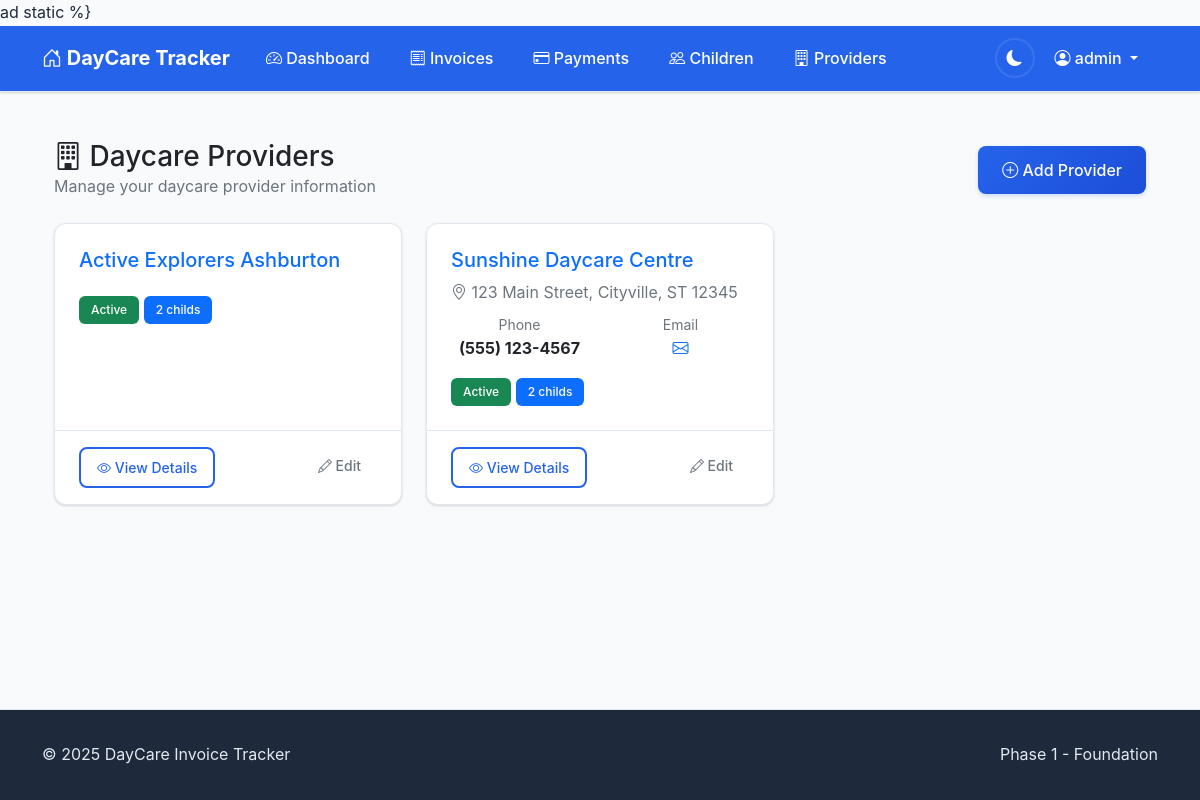
The page /providers/ (signed in) on the database its author committed.
### accounts/models.py (models this page shows, shortened)
class CustomUser(AbstractUser):
    email = models.EmailField(unique=True)
    phone_number = models.CharField(max_length=15, blank=True)
    notification_preferences = models.JSONField(
        default=dict,
        help_text="User preferences for email/SMS notifications"
    )
    created_at = models.DateTimeField(auto_now_add=True)
    updated_at = models.DateTimeField(auto_now=True)

### invoices/models.py (models this page shows, shortened)
class DaycareProvider(models.Model):
    name = models.CharField(max_length=200)
    address = models.TextField(blank=True)
    phone = models.CharField(max_length=20, blank=True)
    email = models.EmailField(blank=True)
    license_number = models.CharField(max_length=50, blank=True)
    gst_number = models.CharField(max_length=20, blank=True)
    bank_details = models.TextField(blank=True)
    email_addresses = models.JSONField(
        default=default_list,
        blank=True,
        help_text="Known email addresses for automatic invoice detection"
    )
    email_subject_patterns = models.JSONField(
        default=default_list,
        blank=True,
        help_text="Email subject patterns to identify invoices"
    )
    is_active = models.BooleanField(default=True)
    created_at = models.DateTimeField(auto_now_add=True)
    updated_at = models.DateTimeField(auto_now=True)
    class Meta:
        ordering = ['name']

### invoices/views.py (the view)
# urls.py: path('providers/', views.ProviderListView.as_view(), name='provider_list'),
class ProviderListView(LoginRequiredMixin, ListView):
    model = DaycareProvider
    template_name = 'invoices/provider_list.html'
    context_object_name = 'providers'
    def get_queryset(self):
        return DaycareProvider.objects.filter(
            children__user=self.request.user
        ).distinct().order_by('name')

### templates/invoices/provider_list.html (shortened to what this page needs)
{% extends 'base.html' %}
{% load static %}
{% block content %}
<div class="container-fluid py-4">
    <div class="row">
        <div class="col-12">
            <div class="d-flex justify-content-between align-items-center mb-4">
                <div>
                    <h2 class="h3 mb-0">
                        <i class="bi bi-building"></i>
                        Daycare Providers
                    </h2>
                    <p class="text-muted mb-0">
                        Manage your daycare provider information
                    </p>
                </div>
                <div>
                    <a href="/admin/invoices/daycareprovider/add/" class="btn btn-primary">
                        <i class="bi bi-plus-circle"></i>
                        Add Provider
                    </a>
                </div>
            </div>
            {% if providers %}
            <div class="row">
                {% for provider in providers %}
                <div class="col-md-6 col-lg-4 mb-4">
                    <div class="card h-100">
                        <div class="card-body">
                            <h5 class="card-title">
                                <a href="{% url 'invoices:provider_detail' provider.pk %}" class="text-decoration-none">
                                    {{ provider.name }}
                                </a>
                            </h5>
                            {% if provider.address %}
                            <p class="card-text text-muted mb-2">
                                <i class="bi bi-geo-alt"></i>
                                {{ provider.address|truncatechars:50 }}
                            </p>
                            {% endif %}
                            <div class="row text-center">
                                {% if provider.phone %}
                                <div class="col-6">
                                    <small class="text-muted d-block">Phone</small>
                                    <strong>{{ provider.phone }}</strong>
                                </div>
                                {% endif %}
                                {% if provider.email %}
                                <div class="col-6">
                                    <small class="text-muted d-block">Email</small>
                                    <a href="mailto:{{ provider.email }}" class="text-decoration-none">
                                        <i class="bi bi-envelope"></i>
                                    </a>
                                </div>
                                {% endif %}
                            </div>
                            <div class="mt-3">
                                <span class="badge bg-{{ provider.is_active|yesno:'success,secondary' }}">
                                    {{ provider.is_active|yesno:'Active,Inactive' }}
                                </span>
                                {% with children_count=provider.children.count %}
                                <span class="badge bg-primary">
                                    {{ children_count }} child{{ children_count|pluralize }}
                                </span>
                                {% endwith %}
                            </div>
                        </div>
                        <div class="card-footer bg-transparent">
                            <div class="d-flex justify-content-between">
                                <a href="{% url 'invoices:provider_detail' provider.pk %}" class="btn btn-outline-primary btn-sm">
                                    <i class="bi bi-eye"></i>
                                    View Details
                                </a>
                                <a href="/admin/invoices/daycareprovider/{{ provider.pk }}/change/" class="btn btn-outline-secondary btn-sm">
                                    <i class="bi bi-pencil"></i>
                                    Edit
                                </a>
                            </div>
                        </div>
                    </div>
                </div>
                {% endfor %}
            </div>
            {% endif %}
        </div>
    </div>
</div>
{% endblock %}

### templates/base.html (shortened to what this page needs)
<!DOCTYPE html>
<html lang="en">
<head>
    <link href="https://cdn.jsdelivr.net/npm/bootstrap@5.1.3/dist/css/bootstrap.min.css" rel="stylesheet">
    <link rel="stylesheet" href="https://cdn.jsdelivr.net/npm/bootstrap-icons@1.7.2/font/bootstrap-icons.css">
    {% load static %}
    <link href="{% static 'css/main.css' %}" rel="stylesheet">
</head>
<body class="d-flex flex-column min-vh-100">
    <nav class="navbar navbar-expand-lg navbar-dark bg-primary">
        <div class="container">
            <a class="navbar-brand" href="{% url 'invoices:dashboard' %}">
                <i class="bi bi-house-door"></i>
                DayCare Tracker
            </a>
            <div class="collapse navbar-collapse" id="navbarNav">
                {% if user.is_authenticated %}
                <ul class="navbar-nav me-auto">
                    <li class="nav-item">
                        <a class="nav-link" href="{% url 'invoices:dashboard' %}">
                            <i class="bi bi-speedometer2"></i>
                            Dashboard
                        </a>
                    </li>
                    <li class="nav-item">
                        <a class="nav-link" href="{% url 'invoices:invoice_list' %}">
                            <i class="bi bi-receipt"></i>
                            Invoices
                        </a>
                    </li>
                    <li class="nav-item">
                        <a class="nav-link" href="{% url 'invoices:payment_list' %}">
                            <i class="bi bi-credit-card"></i>
                            Payments
                        </a>
                    </li>
                    <li class="nav-item">
                        <a class="nav-link" href="{% url 'invoices:child_list' %}">
                            <i class="bi bi-people"></i>
                            Children
                        </a>
                    </li>
                    <li class="nav-item">
                        <a class="nav-link" href="{% url 'invoices:provider_list' %}">
                            <i class="bi bi-building"></i>
                            Providers
                        </a>
                    </li>
                </ul>
                <ul class="navbar-nav">
                    <li class="nav-item d-flex align-items-center">
                        <button class="theme-toggle" id="themeToggle" aria-label="Toggle dark mode" title="Toggle theme">
                            <i class="bi bi-sun-fill" id="themeIcon"></i>
                        </button>
                    </li>
                    <li class="nav-item dropdown">
                        <a class="nav-link dropdown-toggle" href="#" id="navbarDropdown" role="button" data-bs-toggle="dropdown">
                            <i class="bi bi-person-circle"></i>
                            {{ user.username }}
                        </a>
                    </li>
                </ul>
                {% endif %}
            </div>
        </div>
    </nav>
    <main class="flex-grow-1">
        <div class="container mt-4">
            {% block content %}{% endblock %}
        </div>
    </main>
    <footer class="footer mt-auto">
        <div class="container">
            <div class="row">
                <div class="col-md-6">
                    <p class="mb-0">&copy; 2025 DayCare Invoice Tracker</p>
                </div>
                <div class="col-md-6 text-end">
                    <p class="mb-0">Phase 1 - Foundation</p>
                </div>
            </div>
        </div>
    </footer>
</body>
</html>

### static/css/main.css (style rules this page uses)
:root { --bs-primary: #2563eb; --bs-secondary: #64748b; --bs-success: #10b981; --bs-warning: #f59e0b; --bs-danger: #ef4444; --bs-info: #06b6d4; --bg-primary: #ffffff; --bg-secondary: #f8fafc; --bg-tertiary: #f1f5f9; --text-primary: #1e293b; --text-secondary: #64748b; --text-muted: #94a3b8; --border-color: #e2e8f0; --border-light: #f1f5f9; --card-bg: #ffffff; --card-border: #e2e8f0; --card-shadow: 0 1px 3px 0 rgba(0, 0, 0, 0.1), 0 1px 2px 0 rgba(0, 0, 0, 0.06); --card-shadow-hover: 0 10px 15px -3px rgba(0, 0, 0, 0.1), 0 4px 6px -2px rgba(0, 0, 0, 0.05); --navbar-bg: var(--bs-primary); --navbar-text: #ffffff; --navbar-hover: rgba(255, 255, 255, 0.1); --input-bg: #ffffff; --input-border: #d1d5db; --input-focus-border: var(--bs-primary); --input-focus-shadow: 0 0 0 3px rgba(37, 99, 235, 0.1); --stats-children: #8b5cf6; --stats-invoices: #06b6d4; --stats-paid: #10b981; --stats-outstanding: #f59e0b; --stats-overdue: #ef4444; --btn-primary-bg: var(--bs-primary); --btn-primary-hover: #1d4ed8; --btn-secondary-bg: #64748b; --btn-secondary-hover: #475569; --footer-bg: #1e293b; --footer-text: #e2e8f0; --transition-fast: 0.15s ease-in-out; --transition-medium: 0.3s ease-in-out; --transition-slow: 0.5s ease-in-out; }
* { transition: background-color var(--transition-fast), color var(--transition-fast), border-color var(--transition-fast), box-shadow var(--transition-fast); }
body { font-family: -apple-system, BlinkMacSystemFont, "Segoe UI", Roboto, "Helvetica Neue", Arial, "Noto Sans", sans-serif; background-color: var(--bg-secondary); color: var(--text-primary); line-height: 1.6; }
.navbar { background-color: var(--navbar-bg) !important; box-shadow: var(--card-shadow); border-bottom: 1px solid var(--border-color); }
.navbar-brand { font-weight: 700; font-size: 1.25rem; color: var(--navbar-text) !important; }
.navbar-nav .nav-link { color: var(--navbar-text) !important; font-weight: 500; padding: 0.75rem 1rem !important; border-radius: 0.375rem; margin: 0 0.25rem; transition: all var(--transition-fast); }
.theme-toggle { background: none; border: 2px solid var(--navbar-hover); color: var(--navbar-text); width: 40px; height: 40px; border-radius: 50%; display: flex; align-items: center; justify-content: center; transition: all var(--transition-fast); margin-left: 1rem; }
.card { background-color: var(--card-bg); border: 1px solid var(--card-border); border-radius: 0.75rem; box-shadow: var(--card-shadow); transition: all var(--transition-medium); overflow: hidden; }
.card-body { padding: 1.5rem; }
.card-footer { background-color: var(--bg-tertiary); border-top: 1px solid var(--card-border); padding: 1rem 1.5rem; }
.btn { border-radius: 0.5rem; font-weight: 500; padding: 0.75rem 1.5rem; transition: all var(--transition-fast); border: none; }
.btn-primary { background: linear-gradient(135deg, var(--btn-primary-bg) 0%, var(--btn-primary-hover) 100%); color: white; box-shadow: 0 2px 4px rgba(37, 99, 235, 0.2); }
.btn-outline-primary { border: 2px solid var(--bs-primary); color: var(--bs-primary); background: transparent; }
.btn-sm { padding: 0.5rem 1rem; font-size: 0.875rem; }
.badge { font-weight: 500; padding: 0.5rem 0.75rem; border-radius: 0.375rem; font-size: 0.75rem; }
.footer { background-color: var(--footer-bg); color: var(--footer-text); padding: 2rem 0; margin-top: 3rem; border-top: 1px solid var(--border-color); }
html { scroll-behavior: smooth; }

### rows shown on the page
CustomUser: username "admin"
DaycareProvider: name "Active Explorers Ashburton", is_active "Active", children.count "2"
DaycareProvider: name "Sunshine Daycare Centre", address "123 Main Street, Cityville, ST 12345", phone "(555) 123-4567", is_active "Active", children.count "2"
